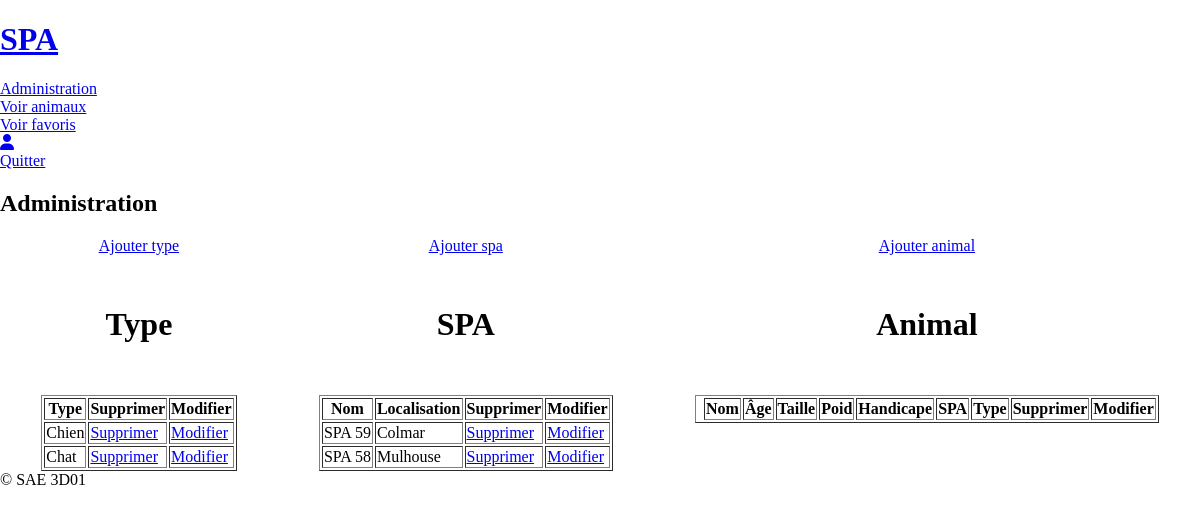
The page /index.php?action=admin (signed in) on the database as committed earlier.
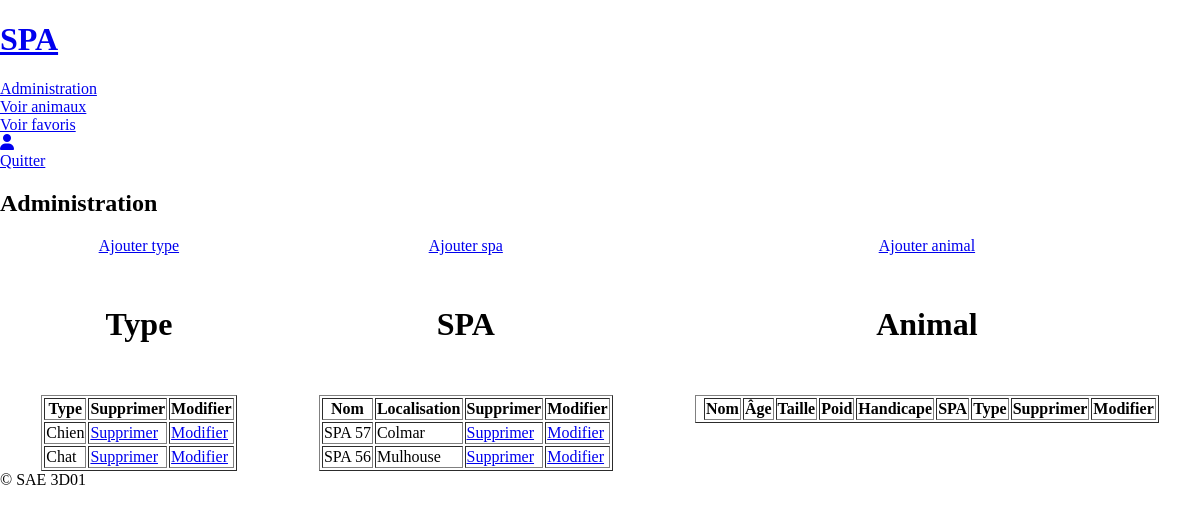
The same page on the database as committed later.
### tables this page shows
CREATE TABLE IF NOT EXISTS `type` (
  `id_type` int NOT NULL AUTO_INCREMENT,
  `libelle` varchar(254) NOT NULL,
  PRIMARY KEY (`id_type`)
);

CREATE TABLE IF NOT EXISTS `spa` (
  `id_spa` int NOT NULL AUTO_INCREMENT,
  `nom` varchar(254) NOT NULL,
  `localisation` varchar(254) NOT NULL,
  PRIMARY KEY (`id_spa`)
);

### controleur/controleur.php (called while the page is built, shortened)
<?php
require_once "modele/type.php";
require_once "modele/spa.php";
function admin(){
    $type = new Type();
    $spa = new Spa();
    $types = $type->getTypes();
    $AllSPA = $spa->getAllSPA();
    require "vue/vueAdmin.php";
}

### modele/type.php (called while the page is built, shortened)
<?php
require_once "modele/modele.php";
class Type extends database {
    public function getTypes(){
        $req = '
        SELECT *
        FROM `type`
        ';
        $res = $this->execReq($req);
        return $res;
    }
}

### modele/modele.php (called while the page is built, shortened)
<?php
abstract class database {
    private $bdd;
    protected function execReq($req) {
        return $this->connexionBDD()->query($req)->fetchAll(PDO::FETCH_ASSOC);
    }
    private function connexionBDD() {
        if(!isset($this->bdd)){
            try {
                $options=array(PDO::MYSQL_ATTR_INIT_COMMAND => "SET NAMES utf8");
                $this->bdd=new PDO('mysql:host='.DBHOST.';dbname='.DBNAME, DBUSER, DBPWD, $options);
            }
            catch(Exception $err) {
                throw new Exception("Connexion à la BDD");
            }
        }
        return $this->bdd;
    }
}

### modele/spa.php (called while the page is built, shortened)
<?php
require_once "modele/modele.php";
class Spa extends database {
    public function getAllSPA(){
        $req = '
        SELECT *
        FROM `spa`
        ';
        $res = $this->execReq($req);
        return $res;
    }
}

### vue/vueAdmin.php (the view, shortened to what this page needs)
<?php
$header = NOMSITE;
$titre = "Administration";
?>
<div class="admin">
    <div class="table-admin">
        <a href="index.php?action=ajouterType">Ajouter type</a>
        <h1>Type</h1>
        <table border="1">
            <thead>
                <tr>
                    <th>Type</th>
                    <th>Supprimer</th>
                    <th>Modifier</th>
                </tr>
            </thead>
            <tbody>
                <?php
                    foreach($types as $type){
                        ?>
                        <tr>
                            <td><?= $type['libelle'] ?></td>
                            <td><a href="index.php?action=supprimerType&&idType=<?=$type['id_type']?>">Supprimer</a></td>
                            <td><a href="index.php?action=modifierType&&idType=<?=$type['id_type']?>">Modifier</a></td>
                        </tr>
                        <?php
                    }
                ?>
            </tbody>
        </table>
    </div>
    <div class="table-admin">
        <a href="index.php?action=ajouterSPA">Ajouter spa</a>
        <h1>SPA</h1>
        <table border="1">
            <thead>
                <tr>
                    <th>Nom</th>
                    <th>Localisation</th>
                    <th>Supprimer</th>
                    <th>Modifier</th>
                </tr>
            </thead>
            <tbody>
                <?php
                    foreach($AllSPA as $spa){
                        ?>
                        <tr>
                            <td><?= $spa['nom'] ?></td>
                            <td><?= $spa['localisation'] ?></td>
                            <td><a href="index.php?action=supprimerSPA&&idSPA=<?=$spa['id_spa']?>">Supprimer</a></td>
                            <td><a href="index.php?action=modifierSPA&&idSPA=<?=$spa['id_spa']?>">Modifier</a></td>
                        </tr>
                        <?php
                    }
                ?>
            </tbody>
        </table>
    </div>
    <div class="table-admin">
        <a href="index.php?action=ajouterAnimal">Ajouter animal</a>
        <h1>Animal</h1>
        <table border="1">
            <thead>
                <tr>
                    <th>Nom</th>
                    <th>Âge</th>
                    <th>Taille</th>
                    <th>Poid</th>
                    <th>Handicape</th>
                    <th>SPA</th>
                    <th>Type</th>
                    <th>Supprimer</th>
                    <th>Modifier</th>
                </tr>
            </thead>
        </table>
    </div>
</div>
<?php
$contenu = ob_get_clean();
$footer = "&copy; SAE 3D01";
require "gabarit.php";

### index.php (shortened to what this page needs)
<?php
require "controleur/controleur.php";
try {
    if (isset($_GET["action"])) {
        if (isset($_SESSION['USER'])){
            switch($_GET["action"]){
                case "admin":
                    admin();
                    break;
            }
        }
    }else{
        accueil();
    }
}catch (Exception $e) {
    erreur($e->getMessage()) ;
}

### vue/gabarit.php (shortened to what this page needs)
<!DOCTYPE html>
<html lang="fr">
<head>
    <link href="style/style.css" rel="stylesheet">
</head>
<body>
    <header>
        <div><a href="index.php"><h1><?= $header ?></h1></a></div>
        <div class="menu">
            <?php
            if(!isset($_SESSION['USER'])){
                echo('<a class="lien" href="index.php?action=login">Connexion</a>');
                echo('<a class="lien" href="index.php?action=signup">S\'inscrire</a>');
                echo('<a class="lien" href="index.php?action=animaux">Voir animaux</a>');
            }else{
                if ($_SESSION['ROLE'] == "ADMIN"){
                    echo('<a class="lien" href="index.php?action=admin">Administration</a>');
                }
                echo('<a class="lien" href="index.php?action=animaux">Voir animaux</a>');
                echo('<a class="lien" href="index.php?action=voirFavoris">Voir favoris</a>');
                echo('<a class="lien" href="index.php?action=profil"><i class="fa-solid fa-user"></i></a>');
                echo('<a class="lien" href="index.php?action=delog">Quitter</a>');
            }
            ?>
        </div>
    </header>
    <main>
        <h2><?= $titre ?></h2>
        <?= $contenu ?>
    </main>
    <footer>
        <?= $footer ?>
    </footer>
</body>
</html>

### style/style.css (style rules this page uses)
body { padding: 0; margin: 0; }
header a { display: block; width: max-content; }
.table-admin { display: flex; gap: 30px; align-items: center; flex-direction: column; }
.admin { display: flex; justify-content: space-around; flex-direction: row; }

Rows that differ between the two databases and show on the page:
removed spa: nom "SPA 59", localisation "Colmar"
removed spa: nom "SPA 58", localisation "Mulhouse"
added spa: nom "SPA 57", localisation "Colmar"
added spa: nom "SPA 56", localisation "Mulhouse"
